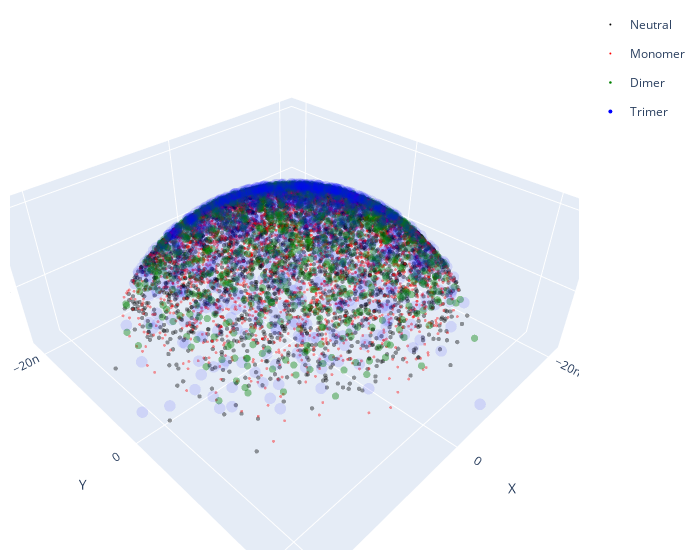

This figure's notebook cell:
### Code cell
# Define your color and size arrays
colors = ['black', 'red', 'green', 'blue']
sizes = [1.5, 1, 2.5, 4]
species_names = ["Neutral", "Monomer", "Dimer", "Trimer"]
opacities = [0.4,0.4,.4,.1]
# Initiate an empty data list
data = []

# Create a separate trace for each species type
for i in range(4):
    indices = [j for j, x in enumerate(species) if x == i]  # indices of each species type
    trace = go.Scatter3d(
        x=[x[j] for j in indices],
        y=[y[j] for j in indices],
        z=[z[j] for j in indices],
        mode='markers',
        marker=dict(
            size=sizes[i],
            color=colors[i],       # Set color
            opacity=opacities[i]
        ),
        hoverinfo='none',
        showlegend=False  # We don't want to show these in the legend
    )
    data.append(trace)

    # Invisible traces for larger legend markers
    trace_legend = go.Scatter3d(
        x=[None],
        y=[None],
        z=[None],
        mode='markers',
        marker=dict(
            size=sizes[i],
            color=colors[i],
            opacity=1
        ),
        name=species_names[i],  # The name now reflects the species name
        legendgroup=species_names[i],
        showlegend=True
    )
    data.append(trace_legend)

# Create a figure
fig = go.Figure(data=data)

# Set labels
fig.update_layout(scene = dict(
                    xaxis_title='X',
                    yaxis_title='Y',
                    zaxis_title='Z'),
                    width=700,
                    margin=dict(r=20, l=10, b=10, t=10))

fig.show()

### Figure 1 — Plotly figure (JSON) as saved in the notebook; plotly's stock layout.template omitted (floating-point values rounded to 4 significant figures; data arrays with more than 128 entries replaced by an {"elided": "..."} marker saying what was removed)
{"data": [{"hoverinfo": "none", "marker": {"color": "black", "opacity": 0.4, "size": 1.5}, "mode": "markers", "showlegend": false, "type": "scatter3d", "x": {"elided": "4018 float values"}, "y": {"elided": "4018 float values"}, "z": {"elided": "4018 float values"}}, {"legendgroup": "Neutral", "marker": {"color": "black", "opacity": 1, "size": 1.5}, "mode": "markers", "name": "Neutral", "showlegend": true, "type": "scatter3d", "x": [null], "y": [null], "z": [null]}, {"hoverinfo": "none", "marker": {"color": "red", "opacity": 0.4, "size": 1}, "mode": "markers", "showlegend": false, "type": "scatter3d", "x": {"elided": "4025 float values"}, "y": {"elided": "4025 float values"}, "z": {"elided": "4025 float values"}}, {"legendgroup": "Monomer", "marker": {"color": "red", "opacity": 1, "size": 1}, "mode": "markers", "name": "Monomer", "showlegend": true, "type": "scatter3d", "x": [null], "y": [null], "z": [null]}, {"hoverinfo": "none", "marker": {"color": "green", "opacity": 0.4, "size": 2.5}, "mode": "markers", "showlegend": false, "type": "scatter3d", "x": {"elided": "1022 float values"}, "y": {"elided": "1022 float values"}, "z": {"elided": "1022 float values"}}, {"legendgroup": "Dimer", "marker": {"color": "green", "opacity": 1, "size": 2.5}, "mode": "markers", "name": "Dimer", "showlegend": true, "type": "scatter3d", "x": [null], "y": [null], "z": [null]}, {"hoverinfo": "none", "marker": {"color": "blue", "opacity": 0.1, "size": 4}, "mode": "markers", "showlegend": false, "type": "scatter3d", "x": {"elided": "935 float values"}, "y": {"elided": "935 float values"}, "z": {"elided": "935 float values"}}, {"legendgroup": "Trimer", "marker": {"color": "blue", "opacity": 1, "size": 4}, "mode": "markers", "name": "Trimer", "showlegend": true, "type": "scatter3d", "x": [null], "y": [null], "z": [null]}], "layout": {"margin": {"b": 10, "l": 10, "r": 20, "t": 10}, "scene": {"xaxis": {"title": {"text": "X"}}, "yaxis": {"title": {"text": "Y"}}, "zaxis": {"title": {"text": "Z"}}}, "width": 700}}
